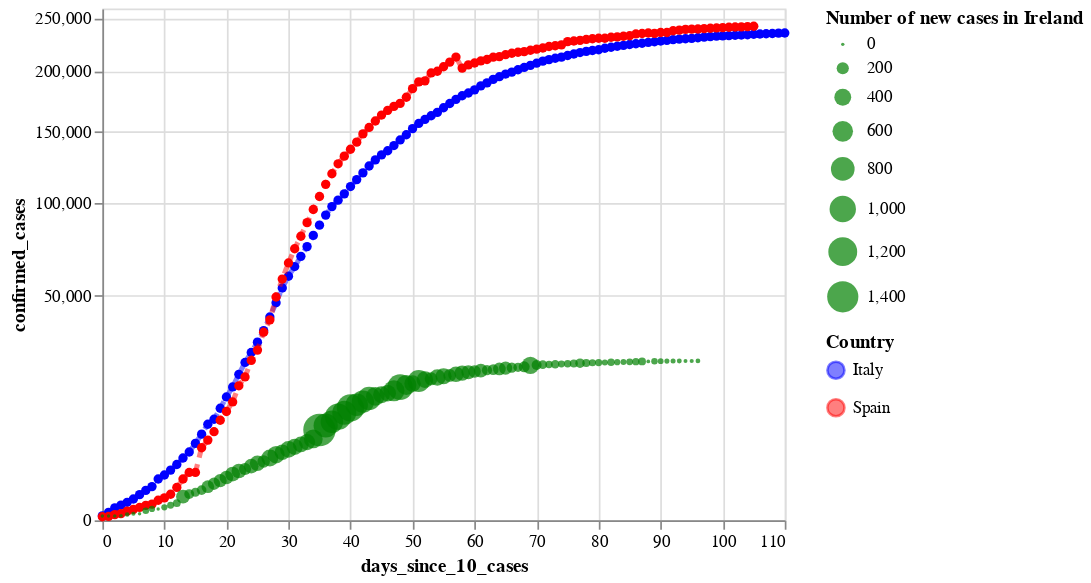

Source (notebook cell):
### Code cell
#hide

alt.layer(cases_it_plot, cases_es_plot, cases_ie_plot).resolve_scale(
    color='independent',
    shape='independent'
)
